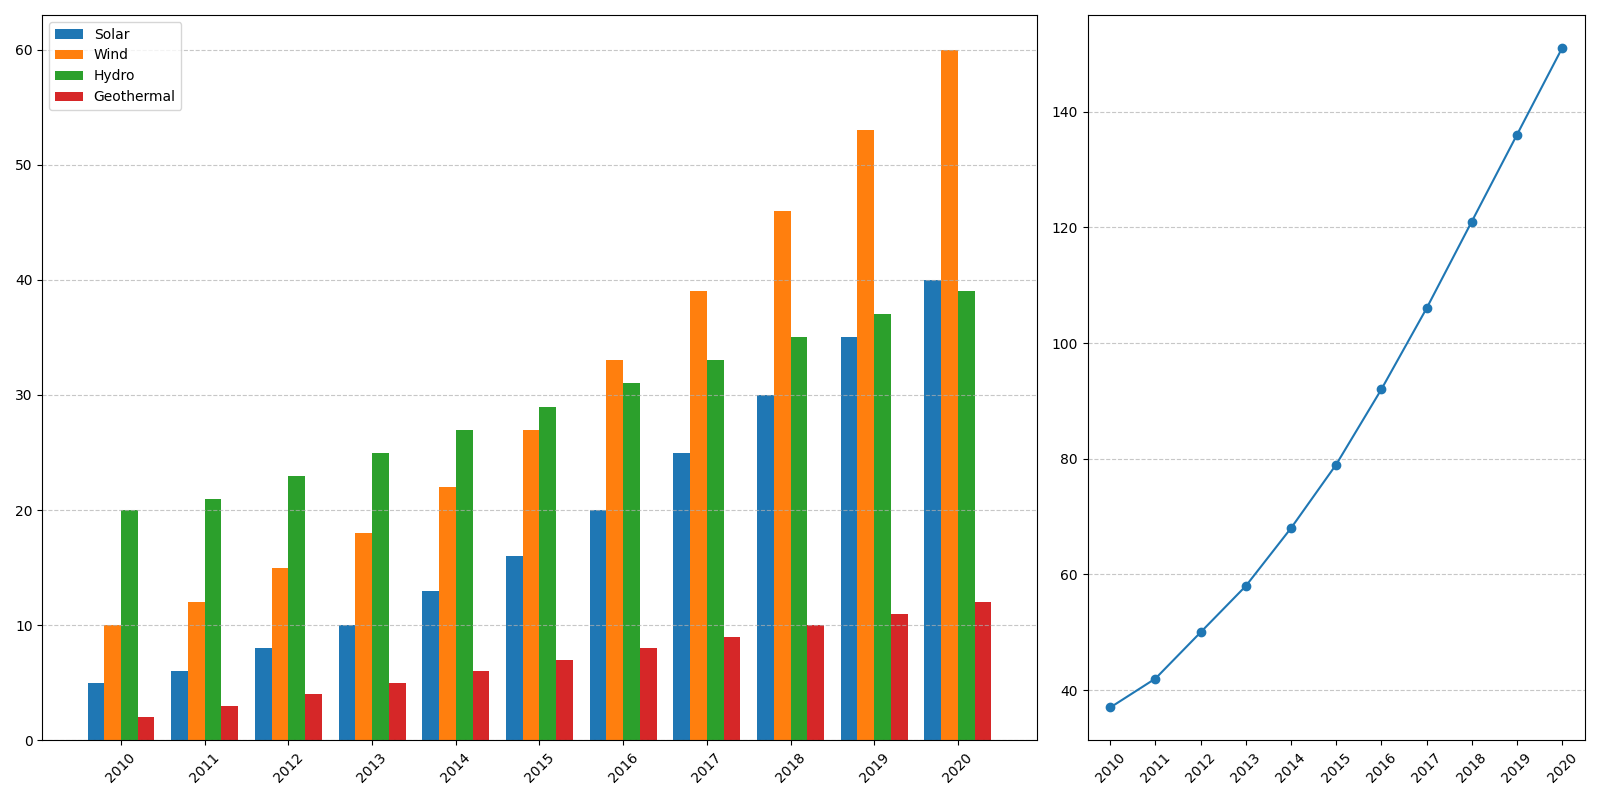

Here is the Python script that generated this plot:
import matplotlib.pyplot as plt
import numpy as np

years = np.arange(2010, 2021)
solar_energy = [5, 6, 8, 10, 13, 16, 20, 25, 30, 35, 40]
wind_energy = [10, 12, 15, 18, 22, 27, 33, 39, 46, 53, 60]
hydro_energy = [20, 21, 23, 25, 27, 29, 31, 33, 35, 37, 39]
geothermal_energy = [2, 3, 4, 5, 6, 7, 8, 9, 10, 11, 12]

# Total energy usage remains unchanged because we use it in the second subplot
total_energy_usage = np.array(solar_energy) + np.array(wind_energy) + np.array(hydro_energy) + np.array(geothermal_energy)

fig, (ax1, ax2) = plt.subplots(1, 2, figsize=(16, 8), gridspec_kw={'width_ratios': [2, 1]})

# Parameters for grouped bar plotting; using 4 sets equally spaced
bar_width = 0.2  
x_indices = np.arange(len(years))

ax1.bar(x_indices, solar_energy, width=bar_width, label='Solar')
ax1.bar(x_indices + bar_width, wind_energy, width=bar_width, label='Wind')
ax1.bar(x_indices + 2*bar_width, hydro_energy, width=bar_width, label='Hydro')
ax1.bar(x_indices + 3*bar_width, geothermal_energy, width=bar_width, label='Geothermal')

ax1.set_xticks(x_indices + 1.5*bar_width)
ax1.set_xticklabels(years, rotation=45)
ax1.grid(True, axis='y', linestyle='--', alpha=0.7)
ax1.legend()

# Line Plot of Total Energy Usage
ax2.plot(years, total_energy_usage, marker='o', linestyle='-', color='#1f77b4')
ax2.set_xticks(years)
ax2.set_xticklabels(years, rotation=45)
ax2.grid(True, axis='y', linestyle='--', alpha=0.7)

plt.tight_layout()
plt.show()
